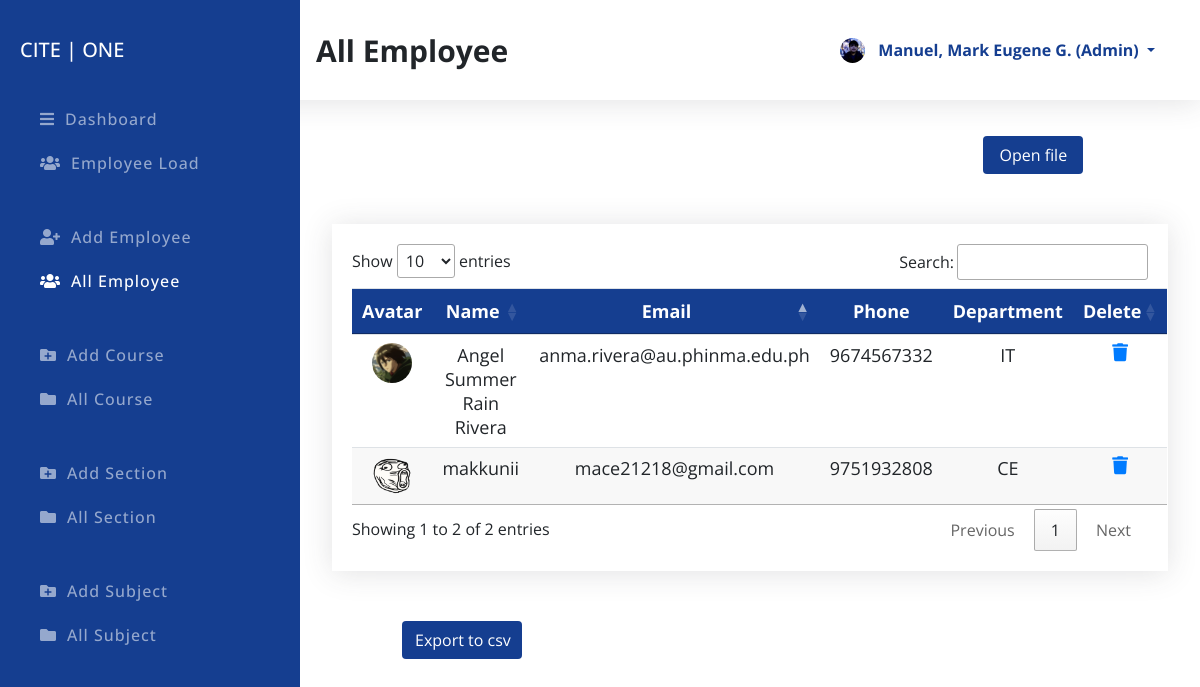
/manage/index.php?id=allEmployee (signed in), run on the app's committed database.
### tables this page shows
CREATE TABLE `employee` (
  `employeeID` int(11) NOT NULL,
  `Name` varchar(50) DEFAULT NULL,
  `DateofBirth` varchar(50) NOT NULL,
  `ContactNo` bigint(11) NOT NULL,
  `Address` varchar(50) NOT NULL,
  `Email` varchar(50) NOT NULL,
  `Username` varchar(50) NOT NULL,
  `password` varchar(100) DEFAULT NULL,
  `role` varchar(10) DEFAULT NULL,
  `avatar` varchar(255) DEFAULT NULL,
  `Department` varchar(10) DEFAULT NULL
);

### manage/index.php (the view, shortened to what this page needs)
<?php
$sessionId = $_SESSION['id']??'';
$sessionRole = $_SESSION['role']??'';
include_once "config.php";
$connection = mysqli_connect(DB_HOST, DB_USER, DB_PASSWORD, DB_NAME);
$id = $_REQUEST['id']??'dashboard';
$action = $_REQUEST['action']??'';
?>
	<!DOCTYPE html>
	<?php if ('admin' == $sessionRole)
{ ?>
		<html lang="en">
		<head>
			<link href="https://cdn.datatables.net/1.10.16/css/jquery.dataTables.min.css" rel="stylesheet" />
			<link rel="stylesheet" href="assets/css/bootstrap.min.css">
			<link rel="stylesheet" href="assets/css/all.min.css">
			<link rel="stylesheet" href="assets/css/style.css">
			<link rel="stylesheet" href="assets/css/report.css">
		</head>
		<body>
			<section class="topber">
				<div class="topber__title"> <span class="topber__title--text">
                <?php
    if ('dashboard' == $id)
    {
        echo "Dashboard";
    }
    elseif ('EmployeeLoad' == $id)
    {
        echo "Employee Load";
    }
    elseif ('addEmployee' == $id)
    {
        echo "Add Employee";
    }
    elseif ('allEmployee' == $id)
    {
        echo "All Employee";
    }
    elseif ('addCourse' == $id)
    {
        echo "Add Course";
    }
    elseif ('allCourse' == $id)
    {
        echo "Courses";
    }
    elseif ('addSection' == $id)
    {
        echo "Add Section";
    }
    elseif ('allSection' == $id)
    {
        echo "Sections";
    }
    elseif ('addSubject' == $id)
    {
        echo "Add Subject";
    }
    elseif ('allSubject' == $id)
    {
        echo "Subjects";
    }
    elseif ('userProfile' == $id)
    {
        echo "Your Profile";
    }
    elseif ('editEmployee' == $action)
    {
        echo "Edit Employee";
    }
?>
            </span> </div>
				<div class="topber__profile">
					<?php
    $query = "SELECT * FROM admin WHERE id='$sessionId'";
    $result = mysqli_query($connection, $query);
    if ($data = mysqli_fetch_assoc($result))
    {
        $Name = $data['Name'];
        $role = $data['role'];
        $avatar = $data['avatar'];
?> <img src="assets/img/<?php echo "$avatar"?>" height="25" width="25" class="rounded-circle" alt="profile">
						<div class="dropdown">
							<button class="btn dropdown-toggle" type="button" id="dropdownMenuButton" data-toggle="dropdown" aria-haspopup="true" aria-expanded="false">
								<?php
        echo "$Name (" . ucwords($role) . ")";
    }
?>
							</button>
						</div>
				</div>
			</section>
			<section id="sideber" class="sideber">
				<ul class="sideber__ber">
					<h3 class="sideber__panel">CITE | ONE</h3>
					<li id="left" class="sideber__item<?php if ('dashboard' == $id)
    {
        echo " active ";
    } ?>"> <a href="index.php?id=dashboard"><i id="left" class="fas fa-bars"></i>Dashboard</a> </li>
					<li id="left" class="sideber__item<?php if ('EmployeeLoad' == $id)
    {
        echo " active ";
    } ?>"> <a href="index.php?id=EmployeeLoad"><i id="left" class="fas fa-users"></i>Employee Load</a> </li>
					<?php if ('admin' == $sessionRole)
    { ?>
						<li id="left" class="sideber__item sideber__item--modify<?php if ('addEmployee' == $id)
        {
            echo " active ";
        } ?>"> <a href="index.php?id=addEmployee"><i id="left" class="fas fa-user-plus"></i></i>Add Employee</a> </li>
						<?php
    } ?>
							<li id="left" class="sideber__item<?php if ('allEmployee' == $id)
    {
        echo " active ";
    } ?>"> <a href="index.php?id=allEmployee"><i id="left" class="fas fa-users"></i>All Employee</a> </li>
							<?php if ('admin' == $sessionRole)
    { ?>
								<li id="left" class="sideber__item sideber__item--modify<?php if ('addCourse' == $id)
        {
            echo " active ";
        } ?>"> <a href="index.php?id=addCourse"><i id="left" class="fas fa-folder-plus"></i></i>Add
                        Course</a> </li>
								<?php
    } ?>
									<li id="left" class="sideber__item<?php if ('allCourse' == $id)
    {
        echo " active ";
    } ?>"> <a href="index.php?id=allCourse"><i id="left" class="fas fa-folder"></i>All Course</a> </li>
									<li id="left" class="sideber__item sideber__item--modify<?php if ('addSection' == $id)
    {
        echo " active ";
    } ?>"> <a href="index.php?id=addSection"><i id="left" class="fas fa-folder-plus"></i></i>Add
                        Section</a> </li>
									<li id="left" class="sideber__item<?php if ('allSection' == $id)
    {
        echo " active ";
    } ?>"> <a href="index.php?id=allSection"><i id="left" class="fas fa-folder"></i>All Section</a> </li>
									<li id="left" class="sideber__item sideber__item--modify<?php if ('addSubject' == $id)
    {
        echo " active ";
    } ?>"> <a href="index.php?id=addSubject"><i id="left" class="fas fa-folder-plus"></i></i>Add
                        Subject</a> </li>
									<li id="left" class="sideber__item<?php if ('allSubject' == $id)
    {
        echo " active ";
    } ?>"> <a href="index.php?id=allSubject"><i id="left" class="fas fa-folder"></i>All Subject</a> </li>
				</ul>
			</section>
			<section class="main">
				<div class="container">
								<div class="">
																			<div class="employee">
																				<?php if ('allEmployee' == $id)
    { ?>
																					<div class="allEmployee">
																									<div class="row">
																										<div class="col-md-11 head">
																											<div class="float-right"> <a href="javascript:void(0);" class="btn btn-default" style="width: 100px; background-color: #153e90; color: white;" onclick="formToggle('importFrm');"><i class="plus"></i>Open file</a> </div>
																										</div>
																										<div class="main__table">
																											<table class="table" id="tableId2">
																												<thead>
																													<tr>
																														<th scope="col">Avatar</th>
																														<th scope="col">Name</th>
																														<th scope="col">Email</th>
																														<th scope="col">Phone</th>
																														<th scope="col">Department</th>
																														<?php if ('admin' == $sessionRole)
        { ?>
																															<th scope="col">Delete</th>
																															<?php
        } ?>
																													</tr>
																												</thead>
																												<tbody>
																													<?php
        $result = $db->query("SELECT * FROM employee ORDER BY employeeID DESC");
        if ($result->num_rows > 0)
        {
            while ($employee = $result->fetch_assoc())
            {
?>
																														<tr>
																															<td>
																																<center><img class="rounded-circle" width="40" height="40" src="assets/img/<?php echo $employee['avatar']?>" alt=""></center>
																															</td>
																															<td>
																																<?php printf("%s", $employee['Name']); ?>
																															</td>
																															<td>
																																<?php printf("%s", $employee['Email']); ?>
																															</td>
																															<td>
																																<?php printf("%s", $employee['ContactNo']); ?>
																															</td>
																															<td>
																																<?php printf("%s", $employee['Department']); ?>
																															</td>
																															<?php if ('admin' == $sessionRole)
                { ?>
																																<td>
																																	<?php printf("<a class='delete' href='index.php?action=deleteEmployee&id=%s'><i class='fas fa-trash'></i></a>", $employee['employeeID']) ?></td>
																																<?php
                } ?>
																														</tr>
																														<?php
            }
        }
        else
        { ?>
																															<tr>
																																<td colspan="5">No member(s) found...</td>
																															</tr>
																															<?php
        } ?>
																												</tbody>
																											</table>
																										</div>
																										<div>
																											<form class="form-horizontal" action="exportData/functions.php" method="post" name="upload_excel" enctype="multipart/form-data">
																												<div class="form-group">
																													<div class="col-md-4 col-md-offset-12" style="padding-left: 70px">
																														<input type="submit" name="ExportEmployee" class="btn btn-default" style="width: 120px; background-color: #153e90; color: white;" value="Export to csv" /> </div>
																												</div>
																											</form>
																										</div>
																									</div>
																									<?php
    } ?>
																					</div>
																												</div>
			</section>
		</body>
		</html>
		<?php
} ?>

### manage/assets/css/style.css (style rules this page uses)
*, *::before, *::after { margin: 0; padding: 0; box-sizing: border-box; -webkit-box-sizing: border-box; box-sizing: border-box; }
body { font-family: 'Open Sans'; }
a { text-decoration: none !important; }
.topber { position: fixed; width: 100%; top: 0; left: 0; padding-left: 300px; right: 0; z-index: 999; -webkit-box-shadow: 0 0.15rem 1.75rem 0 rgba(58, 59, 69, 0.15); box-shadow: 0 0.15rem 1.75rem 0 rgba(58, 59, 69, 0.15); background-color: #fff; }
.topber__title { height: 12.5vh; float: left; display: -webkit-box; display: -ms-flexbox; display: flex; -webkit-box-orient: horizontal; -webkit-box-direction: normal; -ms-flex-direction: row; flex-direction: row; -webkit-box-align: center; -ms-flex-align: center; align-items: center; padding-left: 1rem; }
.topber__title--text { font-size: 30px; font-weight: bold; }
.topber__profile { height: 12.5vh; float: right; padding-right: 10px; display: -webkit-box; display: -ms-flexbox; display: flex; -webkit-box-orient: horizontal; -webkit-box-direction: normal; -ms-flex-direction: row; flex-direction: row; -webkit-box-align: center; -ms-flex-align: center; align-items: center; padding: 2rem; }
.topber__profile button { color: #153e90; line-height: 10px; font-weight: bold; }
.sideber { position: fixed; top: 0; overflow-y: auto; left: 0; bottom: 0; width: 300px; height: 100vh; padding: 40px 20px 20px 20px; background-color: #153e90; background-size: cover; -webkit-transition: left 0.5s ease; transition: left 0.5s ease; z-index: 999; -moz-transition: left 0.5s ease; -ms-transition: left 0.5s ease; -o-transition: left 0.5s ease; }
.sideber__ber { list-style: none; }
.sideber__panel { font-size: 20px; color: #fff; line-height: 1.2rem; padding-bottom: 30px; }
.sideber__item { padding: 10px; }
.sideber__item a { color: rgba(255, 255, 255, 0.55); font-size: 16px; letter-spacing: 1px; font-weight: 500; }
.sideber__item a i { color: rgba(255, 255, 255, 0.55); padding: 0 10px; }
.sideber__item:hover a, .sideber__item.active a, .sideber__item.active i, .sideber__item:hover i { color: #fff; -webkit-transition: 0.3s ease; transition: 0.3s ease; }
.sideber__item--modify { padding: 40px 10px 10px 10px; }
.main { margin-left: 300px; margin-top: 10vh; padding: 2rem; }
.main__table { margin: 50px 0px 50px 0px; width: 100%; -webkit-box-shadow: 0 0.15rem 1.75rem 0 rgba(58, 59, 69, 0.15); box-shadow: 0 0.15rem 1.75rem 0 rgba(58, 59, 69, 0.15); overflow-x: auto; padding: 20px; }
.main__table .table { font-size: 18px; font-weight: 400; }
.main__table .table th { color: #ffffff; background: #153e90; text-align: center; }
.main__table .table td { text-align: center; }
.main__table .table tr:nth-child(even) { background: #f8f8f8; }
* { scrollbar-width: thin; scrollbar-color: #153e90 #f8f8f8; }

### data on the page
employee: avatar (picture), Name "Angel Summer Rain Rivera", Email "anma.rivera@au.phinma.edu.ph", ContactNo "9674567332", Department "IT"
employee: avatar (picture), Name "makkunii", Email "mace21218@gmail.com", ContactNo "9751932808", Department "CE"

### other printed values
$Name "Manuel, Mark Eugene G."
$role "Admin"
